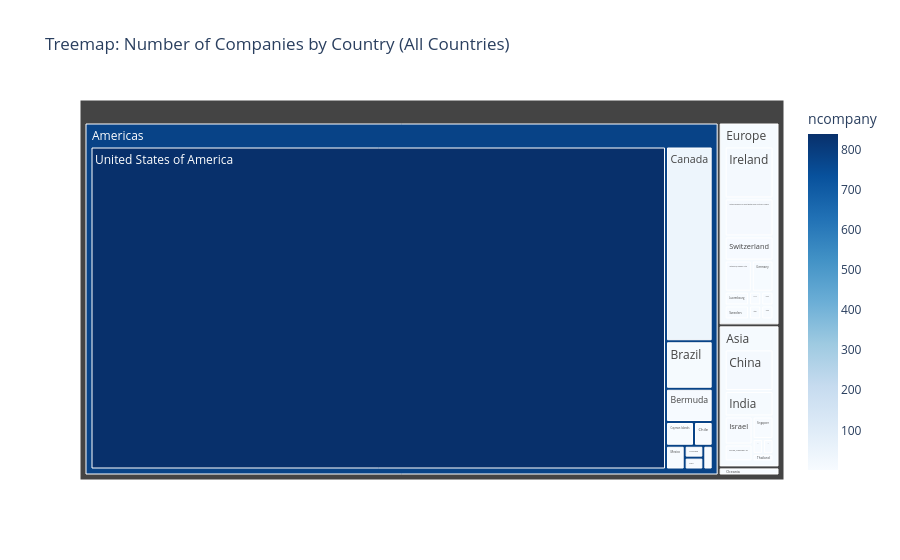
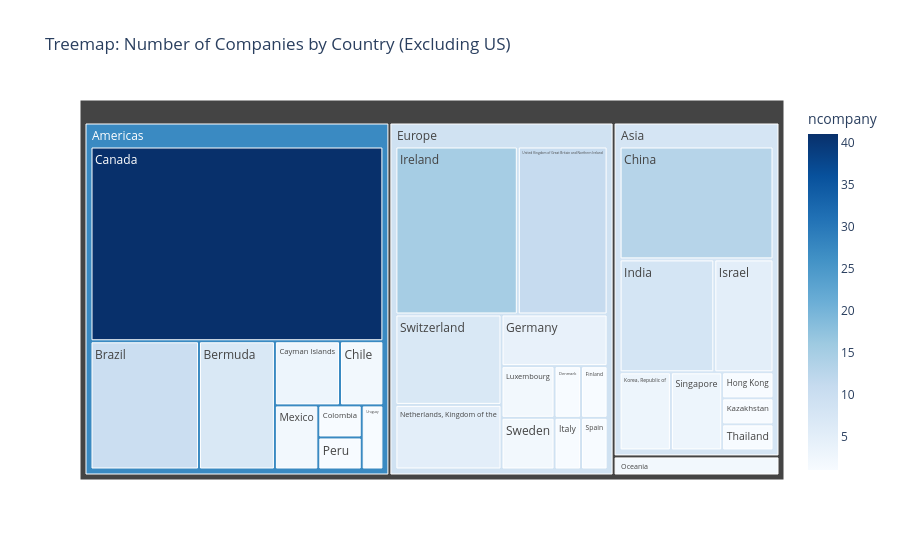

The cell these charts' notebook holds for them, in order:
### Code cell
import pandas as pd
import plotly.express as px

# --------------------------
# 1. Load the CSV files
# --------------------------
df_output = pd.read_csv('output.csv')
df_all = pd.read_csv('all.csv')

# --------------------------
# 2. Transform country names in df_output
# --------------------------
df_output['country'] = df_output['country'].replace({
    "United States": "United States of America",
    "United Kingdom": "United Kingdom of Great Britain and Northern Ireland",
    "Netherlands": "Netherlands, Kingdom of the",
    "South Korea": "Korea, Republic of",
    "Taiwan": "Taiwan, Province of China"
})

# --------------------------
# 3. Create a DataFrame with the number of companies per country
# --------------------------
df_group = df_output.groupby('country').size().reset_index(name='ncompany')

# --------------------------
# 4. Rename 'name' column to 'country' in df_all and merge with grouped data
# --------------------------
df_all.rename(columns={'name': 'country'}, inplace=True)

# Merge the grouped DataFrame (df_group) with a subset of df_all
# - df_group contains the number of companies per country (columns: 'country', 'ncompany')
# - df_all contains additional country information (including 'alpha-3' and 'region'),
#   but we only need the columns 'country', 'alpha-3', and 'region'
#
# We perform a left merge using 'country' as the key, so every row in df_group will be kept.
# If a matching country is found in the selected subset of df_all, its 'alpha-3' and 'region'
# values will be added; if no match is found, those columns will have NaN values.
df_merged = pd.merge(
    df_group,                                 # Left DataFrame: contains country and ncompany count
    df_all[['country', 'alpha-3', 'region']],   # Right DataFrame: filtered to include only needed columns
    on='country',                             # Column to merge on: common to both DataFrames
    how='left'                                # Type of join: keeps all rows from df_group (left)
)

# --------------------------
# 5. Remove rows with any NaN values from the merged DataFrame
# --------------------------
df_merged = df_merged.dropna()

# --------------------------
# 6. Create Treemaps
# --------------------------

# 6a. Treemap with all countries (using 'region' and 'country' for hierarchy)
fig_all = px.treemap(
    df_merged,
    path=["region", "country"],
    values="ncompany",
    color="ncompany",
    color_continuous_scale='Blues',
    title="Treemap: Number of Companies by Country (All Countries)"
)
fig_all.show()

# 6b. Treemap excluding the US (using the transformed name for the United States)
df_merged_no_us = df_merged[df_merged['country'] != "United States of America"]
fig_no_us = px.treemap(
    df_merged_no_us,
    path=["region", "country"],
    values="ncompany",
    color="ncompany",
    color_continuous_scale='Blues',
    title="Treemap: Number of Companies by Country (Excluding US)"
)
fig_no_us.show()

# --------------------------
# 7. Create a Choropleth Map for All Countries
# --------------------------
fig_choropleth = px.choropleth(
    df_merged,
    locations="alpha-3",
    color="ncompany",
    hover_name="country",
    color_continuous_scale=px.colors.sequential.Blues,
    title="Choropleth Map: Number of Companies by Country"
)
fig_choropleth.show()

# --------------------------
# 8. Create a Choropleth Map for Europe Only
# --------------------------
df_europe = df_merged[df_merged['region'] == 'Europe']
fig_choropleth_europe = px.choropleth(
    df_europe,
    locations="alpha-3",
    color="ncompany",
    color_continuous_scale=px.colors.sequential.Plasma,
    hover_name="country",
    locationmode = 'ISO-3', # set of locations match entries in `locations`
    title="Choropleth Map: Number of Companies by Country (Europe Only)"
)
fig_choropleth_europe.show()

### Figure 1 — Plotly figure (JSON) as saved in the notebook; plotly's stock layout.template omitted (floating-point values rounded to 4 significant figures)
{"data": [{"branchvalues": "total", "customdata": [[2.0], [7.0], [10.0], [41.0], [3.0], [2.0], [13.0], [1.0], [1.0], [1.0], [4.0], [1.0], [8.0], [15.0], [5.0], [1.0], [1.0], [3.0], [2.0], [2.0], [5.0], [1.0], [3.0], [1.0], [2.0], [7.0], [1.0], [11.0], [839.0], [1.0], [2.0], [778.1], [7.971], [8.96]], "domain": {"x": [0, 1], "y": [0, 1]}, "hovertemplate": "labels=%{label}<br>ncompany_sum=%{value}<br>parent=%{parent}<br>id=%{id}<br>ncompany=%{color}<extra></extra>", "ids": ["Oceania/Australia", "Americas/Bermuda", "Americas/Brazil", "Americas/Canada", "Americas/Cayman Islands", "Americas/Chile", "Asia/China", "Americas/Colombia", "Europe/Denmark", "Europe/Finland", "Europe/Germany", "Asia/Hong Kong", "Asia/India", "Europe/Ireland", "Asia/Israel", "Europe/Italy", "Asia/Kazakhstan", "Asia/Korea, Republic of", "Europe/Luxembourg", "Americas/Mexico", "Europe/Netherlands, Kingdom of the", "Americas/Peru", "Asia/Singapore", "Europe/Spain", "Europe/Sweden", "Europe/Switzerland", "Asia/Thailand", "Europe/United Kingdom of Great Britain and Northern Ireland", "Americas/United States of America", "Americas/Uruguay", "Oceania", "Americas", "Asia", "Europe"], "labels": ["Australia", "Bermuda", "Brazil", "Canada", "Cayman Islands", "Chile", "China", "Colombia", "Denmark", "Finland", "Germany", "Hong Kong", "India", "Ireland", "Israel", "Italy", "Kazakhstan", "Korea, Republic of", "Luxembourg", "Mexico", "Netherlands, Kingdom of the", "Peru", "Singapore", "Spain", "Sweden", "Switzerland", "Thailand", "United Kingdom of Great Britain and Northern Ireland", "United States of America", "Uruguay", "Oceania", "Americas", "Asia", "Europe"], "marker": {"coloraxis": "coloraxis", "colors": [2.0, 7.0, 10.0, 41.0, 3.0, 2.0, 13.0, 1.0, 1.0, 1.0, 4.0, 1.0, 8.0, 15.0, 5.0, 1.0, 1.0, 3.0, 2.0, 2.0, 5.0, 1.0, 3.0, 1.0, 2.0, 7.0, 1.0, 11.0, 839.0, 1.0, 2.0, 778.1, 7.971, 8.96]}, "name": "", "parents": ["Oceania", "Americas", "Americas", "Americas", "Americas", "Americas", "Asia", "Americas", "Europe", "Europe", "Europe", "Asia", "Asia", "Europe", "Asia", "Europe", "Asia", "Asia", "Europe", "Americas", "Europe", "Americas", "Asia", "Europe", "Europe", "Europe", "Asia", "Europe", "Americas", "Americas", "", "", "", ""], "type": "treemap", "values": [2.0, 7.0, 10.0, 41.0, 3.0, 2.0, 13.0, 1.0, 1.0, 1.0, 4.0, 1.0, 8.0, 15.0, 5.0, 1.0, 1.0, 3.0, 2.0, 2.0, 5.0, 1.0, 3.0, 1.0, 2.0, 7.0, 1.0, 11.0, 839.0, 1.0, 2.0, 907.0, 35.0, 50.0]}], "layout": {"coloraxis": {"autocolorscale": false, "colorbar": {"title": {"text": "ncompany"}}, "colorscale": [[0, "rgb(247,251,255)"], [0.125, "rgb(222,235,247)"], [0.25, "rgb(198,219,239)"], [0.375, "rgb(158,202,225)"], [0.5, "rgb(107,174,214)"], [0.625, "rgb(66,146,198)"], [0.75, "rgb(33,113,181)"], [0.875, "rgb(8,81,156)"], [1, "rgb(8,48,107)"]]}, "legend": {"tracegroupgap": 0}, "title": {"text": "Treemap: Number of Companies by Country (All Countries)"}}}

### Figure 2 — Plotly figure (JSON) as saved in the notebook; plotly's stock layout.template omitted (floating-point values rounded to 4 significant figures)
{"data": [{"branchvalues": "total", "customdata": [[2.0], [7.0], [10.0], [41.0], [3.0], [2.0], [13.0], [1.0], [1.0], [1.0], [4.0], [1.0], [8.0], [15.0], [5.0], [1.0], [1.0], [3.0], [2.0], [2.0], [5.0], [1.0], [3.0], [1.0], [2.0], [7.0], [1.0], [11.0], [1.0], [2.0], [27.21], [7.971], [8.96]], "domain": {"x": [0, 1], "y": [0, 1]}, "hovertemplate": "labels=%{label}<br>ncompany_sum=%{value}<br>parent=%{parent}<br>id=%{id}<br>ncompany=%{color}<extra></extra>", "ids": ["Oceania/Australia", "Americas/Bermuda", "Americas/Brazil", "Americas/Canada", "Americas/Cayman Islands", "Americas/Chile", "Asia/China", "Americas/Colombia", "Europe/Denmark", "Europe/Finland", "Europe/Germany", "Asia/Hong Kong", "Asia/India", "Europe/Ireland", "Asia/Israel", "Europe/Italy", "Asia/Kazakhstan", "Asia/Korea, Republic of", "Europe/Luxembourg", "Americas/Mexico", "Europe/Netherlands, Kingdom of the", "Americas/Peru", "Asia/Singapore", "Europe/Spain", "Europe/Sweden", "Europe/Switzerland", "Asia/Thailand", "Europe/United Kingdom of Great Britain and Northern Ireland", "Americas/Uruguay", "Oceania", "Americas", "Asia", "Europe"], "labels": ["Australia", "Bermuda", "Brazil", "Canada", "Cayman Islands", "Chile", "China", "Colombia", "Denmark", "Finland", "Germany", "Hong Kong", "India", "Ireland", "Israel", "Italy", "Kazakhstan", "Korea, Republic of", "Luxembourg", "Mexico", "Netherlands, Kingdom of the", "Peru", "Singapore", "Spain", "Sweden", "Switzerland", "Thailand", "United Kingdom of Great Britain and Northern Ireland", "Uruguay", "Oceania", "Americas", "Asia", "Europe"], "marker": {"coloraxis": "coloraxis", "colors": [2.0, 7.0, 10.0, 41.0, 3.0, 2.0, 13.0, 1.0, 1.0, 1.0, 4.0, 1.0, 8.0, 15.0, 5.0, 1.0, 1.0, 3.0, 2.0, 2.0, 5.0, 1.0, 3.0, 1.0, 2.0, 7.0, 1.0, 11.0, 1.0, 2.0, 27.21, 7.971, 8.96]}, "name": "", "parents": ["Oceania", "Americas", "Americas", "Americas", "Americas", "Americas", "Asia", "Americas", "Europe", "Europe", "Europe", "Asia", "Asia", "Europe", "Asia", "Europe", "Asia", "Asia", "Europe", "Americas", "Europe", "Americas", "Asia", "Europe", "Europe", "Europe", "Asia", "Europe", "Americas", "", "", "", ""], "type": "treemap", "values": [2.0, 7.0, 10.0, 41.0, 3.0, 2.0, 13.0, 1.0, 1.0, 1.0, 4.0, 1.0, 8.0, 15.0, 5.0, 1.0, 1.0, 3.0, 2.0, 2.0, 5.0, 1.0, 3.0, 1.0, 2.0, 7.0, 1.0, 11.0, 1.0, 2.0, 68.0, 35.0, 50.0]}], "layout": {"coloraxis": {"autocolorscale": false, "colorbar": {"title": {"text": "ncompany"}}, "colorscale": [[0, "rgb(247,251,255)"], [0.125, "rgb(222,235,247)"], [0.25, "rgb(198,219,239)"], [0.375, "rgb(158,202,225)"], [0.5, "rgb(107,174,214)"], [0.625, "rgb(66,146,198)"], [0.75, "rgb(33,113,181)"], [0.875, "rgb(8,81,156)"], [1, "rgb(8,48,107)"]]}, "legend": {"tracegroupgap": 0}, "title": {"text": "Treemap: Number of Companies by Country (Excluding US)"}}}
